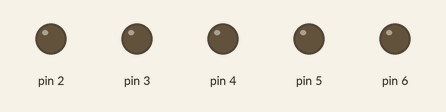
Recording of a sketch running on a simulated Arduino Uno, built with avr-gcc and run on an emulated ATmega328P. Parts: output pins drawn as LEDs (lit = HIGH). Random numbers use the default seed unless the sketch sets one.

Above: at 0.05 s.
At 2.84 s:
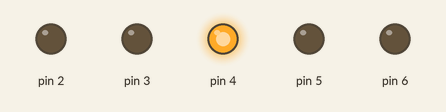
At 9.65 s:
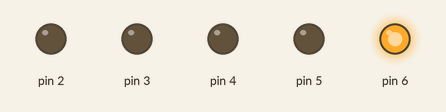
At 13.41 s:
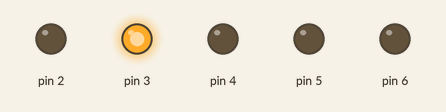
At 22.16 s:
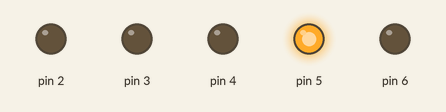
At 34.62 s:
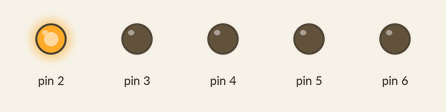
Timing chart, 0 to 40.0 s (numbered marks = the images above):
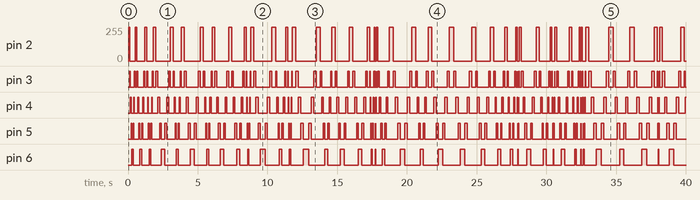

The sketch:

led_pattern.ino
```cpp
void setup() {
  // put your setup code here, to run once:
  for (int pin=2; pin<=6; pin++) {
      pinMode(pin, OUTPUT);
  }
}

void loop() {
  // put your main code here, to run repeatedly:
  int t = random(200);
  for (int i=2; i<=6; i++) {
      digitalWrite(i, HIGH);
      delay(t);
      digitalWrite(i, LOW);
  }

  for (int i=6; i>=2; i--) {
      digitalWrite(i, HIGH);
      delay(t);
      digitalWrite(i, LOW);
  }
}
```

Measured:
- by itself, pin 6: LOW → HIGH at 0.27 s, → LOW 0.10 s later, → HIGH 0.49 s later, → LOW 0.15 s later, … (80 changes in this stretch)
